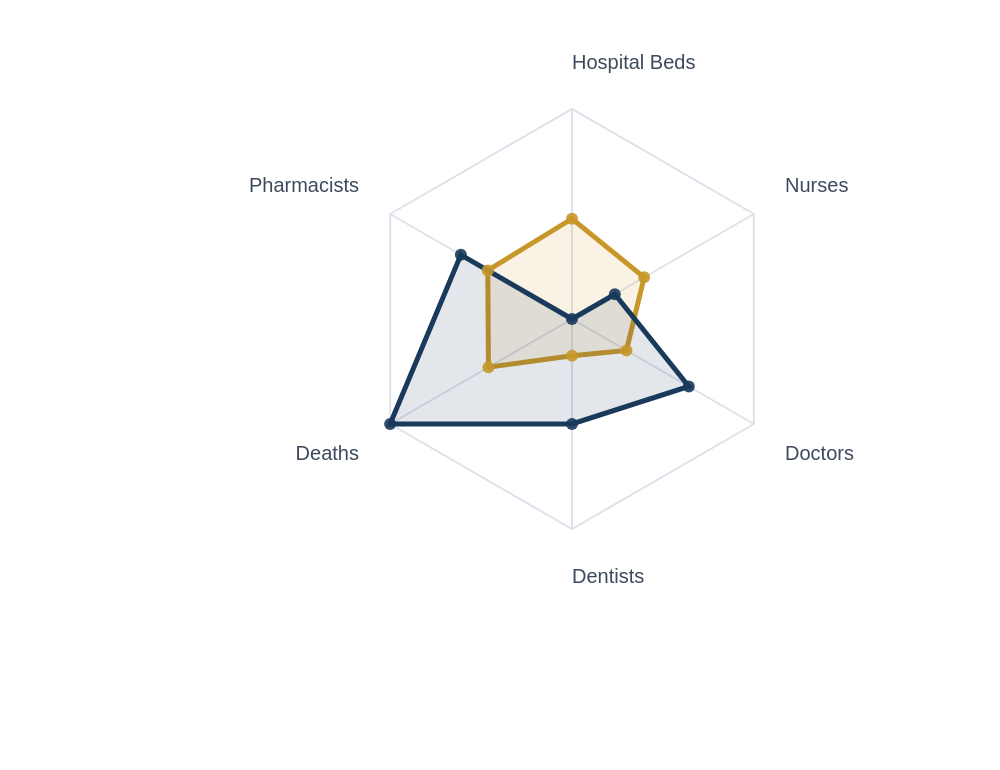

This figure's Vega-Lite source:
### Vega specification from a JSON file in a GitHub repository (floating-point values rounded to 4 significant figures)
{"$schema": "https://vega.github.io/schema/vega/v5.json", "width": 500, "height": 385, "padding": {"top": 0, "left": 20, "right": 110, "bottom": 0}, "autosize": {"type": "fit", "contains": "padding"}, "signals": [{"name": "stateA", "value": "Sarawak"}, {"name": "stateB", "value": "Selangor"}], "data": [{"name": "raw", "values": [{"state": "Johor", "key": "Pharmacists", "value": 0.2963}, {"state": "Kedah", "key": "Pharmacists", "value": 0.4259}, {"state": "Kelantan", "key": "Pharmacists", "value": 0.3148}, {"state": "Melaka", "key": "Pharmacists", "value": 0.5556}, {"state": "Negeri Sembilan", "key": "Pharmacists", "value": 0.6481}, {"state": "Pahang", "key": "Pharmacists", "value": 0.463}, {"state": "Perak", "key": "Pharmacists", "value": 0.5741}, {"state": "Perlis", "key": "Pharmacists", "value": 0.7593}, {"state": "Pulau Pinang", "key": "Pharmacists", "value": 1.0}, {"state": "Sabah", "key": "Pharmacists", "value": 0.0}, {"state": "Sarawak", "key": "Pharmacists", "value": 0.463}, {"state": "Selangor", "key": "Pharmacists", "value": 0.6111}, {"state": "Terengganu", "key": "Pharmacists", "value": 0.4815}, {"state": "Johor", "key": "Hospital Beds", "value": 0.208}, {"state": "Kedah", "key": "Hospital Beds", "value": 0.166}, {"state": "Kelantan", "key": "Hospital Beds", "value": 0.4272}, {"state": "Melaka", "key": "Hospital Beds", "value": 0.2804}, {"state": "Negeri Sembilan", "key": "Hospital Beds", "value": 0.4446}, {"state": "Pahang", "key": "Hospital Beds", "value": 0.4547}, {"state": "Pulau Pinang", "key": "Hospital Beds", "value": 0.1195}, {"state": "Perak", "key": "Hospital Beds", "value": 1.0}, {"state": "Perlis", "key": "Hospital Beds", "value": 0.5376}, {"state": "Selangor", "key": "Hospital Beds", "value": 0.0}, {"state": "Terengganu", "key": "Hospital Beds", "value": 0.2929}, {"state": "Sabah", "key": "Hospital Beds", "value": 0.2494}, {"state": "Sarawak", "key": "Hospital Beds", "value": 0.4774}, {"state": "Johor", "key": "Nurses", "value": 0.09504}, {"state": "Kedah", "key": "Nurses", "value": 0.2149}, {"state": "Kelantan", "key": "Nurses", "value": 0.4215}, {"state": "Melaka", "key": "Nurses", "value": 0.686}, {"state": "Negeri Sembilan", "key": "Nurses", "value": 0.4628}, {"state": "Pahang", "key": "Nurses", "value": 0.5702}, {"state": "Perak", "key": "Nurses", "value": 0.4504}, {"state": "Perlis", "key": "Nurses", "value": 0.4959}, {"state": "Pulau Pinang", "key": "Nurses", "value": 1.0}, {"state": "Sabah", "key": "Nurses", "value": 0.0}, {"state": "Sarawak", "key": "Nurses", "value": 0.3967}, {"state": "Selangor", "key": "Nurses", "value": 0.2355}, {"state": "Terengganu", "key": "Nurses", "value": 0.4587}, {"state": "Johor", "key": "Doctors", "value": 0.2847}, {"state": "Kedah", "key": "Doctors", "value": 0.365}, {"state": "Kelantan", "key": "Doctors", "value": 0.8905}, {"state": "Melaka", "key": "Doctors", "value": 0.9124}, {"state": "Negeri Sembilan", "key": "Doctors", "value": 1.0}, {"state": "Pahang", "key": "Doctors", "value": 0.7226}, {"state": "Perak", "key": "Doctors", "value": 0.6204}, {"state": "Perlis", "key": "Doctors", "value": 0.9562}, {"state": "Pulau Pinang", "key": "Doctors", "value": 0.8321}, {"state": "Sabah", "key": "Doctors", "value": 0.0}, {"state": "Sarawak", "key": "Doctors", "value": 0.2993}, {"state": "Selangor", "key": "Doctors", "value": 0.6423}, {"state": "Terengganu", "key": "Doctors", "value": 0.7299}, {"state": "Johor", "key": "Dentists", "value": 0.3}, {"state": "Kedah", "key": "Dentists", "value": 0.325}, {"state": "Kelantan", "key": "Dentists", "value": 0.55}, {"state": "Melaka", "key": "Dentists", "value": 0.8}, {"state": "Negeri Sembilan", "key": "Dentists", "value": 0.75}, {"state": "Pahang", "key": "Dentists", "value": 0.75}, {"state": "Perak", "key": "Dentists", "value": 0.35}, {"state": "Perlis", "key": "Dentists", "value": 1.0}, {"state": "Pulau Pinang", "key": "Dentists", "value": 0.65}, {"state": "Sabah", "key": "Dentists", "value": 0.0}, {"state": "Sarawak", "key": "Dentists", "value": 0.175}, {"state": "Selangor", "key": "Dentists", "value": 0.5}, {"state": "Terengganu", "key": "Dentists", "value": 0.725}, {"state": "Johor", "key": "Deaths", "value": 0.5946}, {"state": "Kedah", "key": "Deaths", "value": 0.1622}, {"state": "Kelantan", "key": "Deaths", "value": 0.4865}, {"state": "Melaka", "key": "Deaths", "value": 0.5946}, {"state": "Negeri Sembilan", "key": "Deaths", "value": 0.4054}, {"state": "Pahang", "key": "Deaths", "value": 0.4865}, {"state": "Perak", "key": "Deaths", "value": 0.0}, {"state": "Perlis", "key": "Deaths", "value": 0.2162}, {"state": "Pulau Pinang", "key": "Deaths", "value": 0.3514}, {"state": "Sabah", "key": "Deaths", "value": 0.973}, {"state": "Sarawak", "key": "Deaths", "value": 0.4595}, {"state": "Selangor", "key": "Deaths", "value": 1.0}, {"state": "Terengganu", "key": "Deaths", "value": 0.4595}]}, {"name": "tableA", "source": "raw", "transform": [{"type": "filter", "expr": "datum.state === stateA"}, {"type": "formula", "as": "category", "expr": "0"}]}, {"name": "tableB", "source": "raw", "transform": [{"type": "filter", "expr": "datum.state === stateB"}, {"type": "formula", "as": "category", "expr": "1"}]}, {"name": "table", "source": ["tableA", "tableB"]}, {"name": "keys", "source": "table", "transform": [{"type": "aggregate", "groupby": ["key"]}]}], "scales": [{"name": "angular", "type": "point", "range": {"signal": "[-PI, PI]"}, "padding": 0.5, "domain": {"data": "table", "field": "key"}}, {"name": "radial", "type": "linear", "range": {"signal": "[0, 105]"}, "zero": true, "nice": false, "domain": [0, 1], "domainMin": 0}, {"name": "color", "type": "ordinal", "domain": [0, 1], "range": ["#c8972a", "#1a3a5c"]}], "encode": {"enter": {"x": {"signal": "width/2"}, "y": {"signal": "height/2 -100"}}}, "marks": [{"type": "group", "name": "chart-group", "zindex": 1, "from": {"facet": {"data": "table", "name": "facet", "groupby": ["category"]}}, "marks": [{"type": "line", "from": {"data": "facet"}, "encode": {"enter": {"interpolate": {"value": "linear-closed"}, "x": {"signal": "scale('radial', datum.value) * cos(scale('angular', datum.key))"}, "y": {"signal": "scale('radial', datum.value) * sin(scale('angular', datum.key))"}, "stroke": {"scale": "color", "field": "category"}, "strokeWidth": {"value": 2.5}, "fill": {"scale": "color", "field": "category"}, "fillOpacity": {"value": 0.12}}}}]}, {"type": "rule", "name": "radial-grid", "from": {"data": "keys"}, "zindex": 0, "encode": {"enter": {"x": {"value": 0}, "y": {"value": 0}, "x2": {"signal": "105 * cos(scale('angular', datum.key))"}, "y2": {"signal": "105 * sin(scale('angular', datum.key))"}, "stroke": {"value": "#dde2ea"}, "strokeWidth": {"value": 1}}}}, {"type": "line", "name": "outer-line", "from": {"data": "radial-grid"}, "encode": {"enter": {"interpolate": {"value": "linear-closed"}, "x": {"field": "x2"}, "y": {"field": "y2"}, "stroke": {"value": "#dde2ea"}, "strokeWidth": {"value": 1}}}}, {"type": "text", "name": "key-label", "from": {"data": "keys"}, "zindex": 1, "encode": {"enter": {"x": {"signal": "(105 + 18) * cos(scale('angular', datum.key))"}, "y": {"signal": "(105 + 18) * sin(scale('angular', datum.key))"}, "text": {"field": "key"}, "align": [{"test": "abs(scale('angular', datum.key)) > PI / 2", "value": "right"}, {"value": "left"}], "baseline": [{"test": "scale('angular', datum.key) > 0.3", "value": "top"}, {"test": "scale('angular', datum.key) < -0.3", "value": "bottom"}, {"value": "middle"}], "fill": {"value": "#3d4a5c"}, "fontSize": {"value": 11}, "fontWeight": {"value": "600"}, "font": {"value": "Source Sans 3"}}}}, {"type": "symbol", "from": {"data": "table"}, "zindex": 2, "encode": {"enter": {"x": {"signal": "scale('radial', datum.value) * cos(scale('angular', datum.key))"}, "y": {"signal": "scale('radial', datum.value) * sin(scale('angular', datum.key))"}, "size": {"value": 36}, "fill": {"scale": "color", "field": "category"}, "opacity": {"value": 0.9}, "tooltip": {"signal": "{'State': datum.state, 'Metric': datum.key, 'Normalised score': format(datum.value, '.3f')}"}}}}]}
